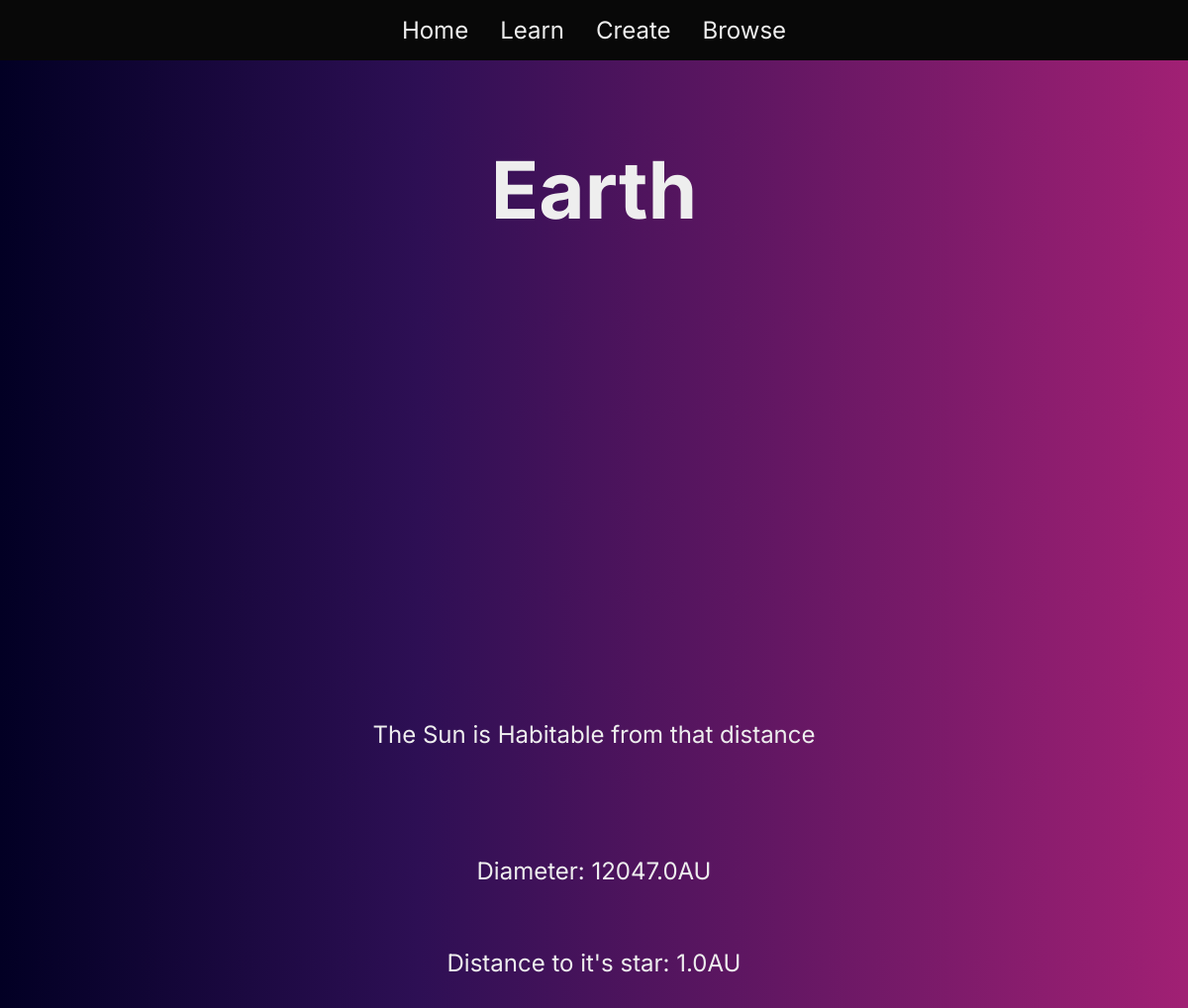
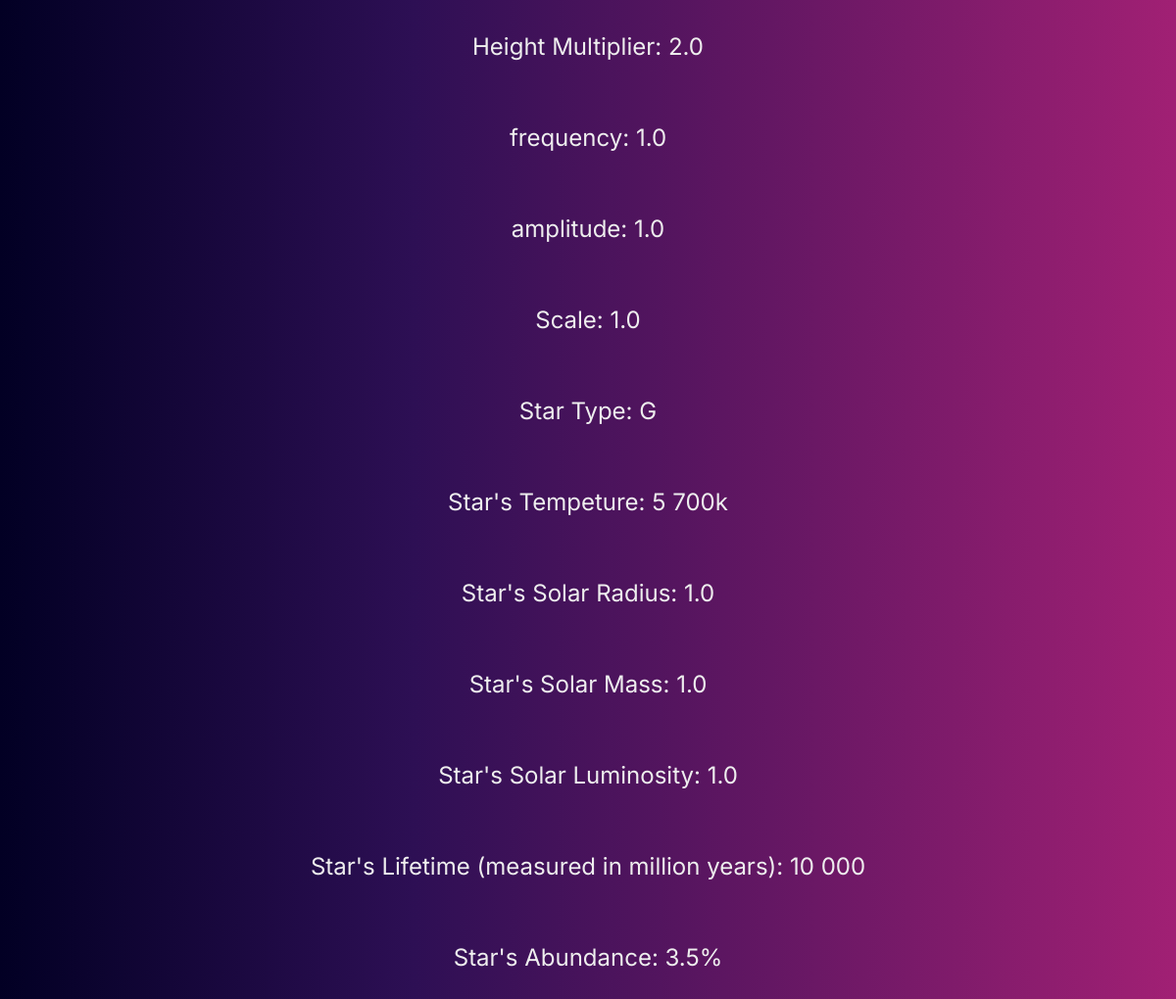
The app's page /browse/1 with its own data (2 pictures, top to bottom).
### tables this page shows
CREATE TABLE Exoplanets (
    ID       INTEGER PRIMARY KEY ASC ON CONFLICT ROLLBACK AUTOINCREMENT,
    Name     TEXT    NOT NULL ON CONFLICT ROLLBACK,
    Diameter REAL    NOT NULL ON CONFLICT ROLLBACK,
    Distance REAL    NOT NULL ON CONFLICT ROLLBACK,
    Gas      NUMERIC NOT NULL ON CONFLICT ROLLBACK,
    HeightMultiplier    REAL     NOT NULL ON CONFLICT ROLLBACK,
    Erosion  INTEGER    NOT NULL ON CONFLICT ROLLBACK,
    Frequency REAL NOT NULL ON CONFLICT ROLLBACK,
    Amplitude REAL NOT NULL ON CONFLICT ROLLBACK,
    Scale REAL NOT NULL ON CONFLICT ROLLBACK,
    Colour   TEXT    NOT NULL ON CONFLICT ROLLBACK,
    
    StarType TEXT    NOT NULL ON CONFLICT ROLLBACK
);

### exo25_web/blueprints/browse.py (the view)
@browse.route("/<int:id>", methods=["GET"])
def page(id: int):
    cur = db.get_db().cursor()
    planet = db.Exoplanet.from_id(cur, id)
    if planet is None:
        raise Exception()
    ri = math.sqrt(luminosity[planet.star_type] / 1.1)
    ro = math.sqrt(luminosity[planet.star_type] / 0.53)
    if planet.distance < ri:
        zone = "Too Hot"
    elif planet.distance < ro:
        zone = "Habitable"
    else:
        zone = "Too Cold"
    return render_template("planet.html", planet=planet, zone=zone, temp=temp, radius=radius, mass=mass, luminosity=luminosity, lifetime=lifetime, abundance=abundance)

### exo25_web/app.py (called while the page is built)
def create_app() -> Flask:
    from .blueprints import home, browse, create, learn
    app = Flask(__name__)
    app.register_blueprint(home, url_prefix="/")
    app.register_blueprint(browse, url_prefix="/browse")
    app.register_blueprint(create, url_prefix="/create")
    app.register_blueprint(learn, url_prefix="/learn")
    @app.teardown_appcontext
    def close_connection(exception):
        db = getattr(g, "_database", None)
        if db is not None:
            db.close()
    return app

### exo25_web/database/db.py (called while the page is built)
def get_db():
    db = getattr(g, "_database", None)
    if db is None:
        db = g._database = sqlite3.connect(DATABASE)
    return db

    @classmethod
    def from_id(cls, cur, exoplanet_id):
        exoplanet_query = cur.execute(
            "SELECT * FROM Exoplanets WHERE ID = ?",
            (exoplanet_id,),
        ).fetchone()
        if exoplanet_query is None:
            return None
        return cls(*exoplanet_query)

### exo25_web/templates/planet.html (shortened to what this page needs)
{% extends 'base.html' %}
{% block content %}
<p class="title">{{planet.name}}</p>
<div id="unity-container" class="unity-desktop">
  <canvas id="unity-canvas" width="960" height="600" tabindex="-1"></canvas>
</div>
<div class="info">
    <p>The Sun is {{zone}} from that distance</p>
    <br>
    <p>Diameter: {{planet.diameter}}AU</p>
    <p>Distance to it's star: {{planet.distance}}AU</p>
    <p>Height Multiplier: {{planet.height_mult}}</p>
    <p>frequency: {{planet.frequency}}</p>
    <p>amplitude: {{planet.amplitude}}</p>
    <p>Scale: {{planet.scale}}</p>
    <p>Star Type: {{planet.star_type}}</p>
    <p>Star's Tempeture: {{temp[planet.star_type]}}</p>
    <p>Star's Solar Radius: {{radius[planet.star_type]}}</p>
    <p>Star's Solar Mass: {{mass[planet.star_type]}}</p>
    <p>Star's Solar Luminosity: {{luminosity[planet.star_type]}}</p>
    <p>Star's Lifetime (measured in million years): {{lifetime[planet.star_type]}}</p>
    <p>Star's Abundance: {{abundance[planet.star_type]}}</p>
</div>
{% endblock %}

### exo25_web/templates/base.html (shortened to what this page needs)
<!DOCTYPE html>
<html lang="en">
<head>
    <link rel="stylesheet" href="https://cdn.jsdelivr.net/gh/jgthms/minireset.css@master/minireset.min.css">
    <link rel="stylesheet" href="/static/style/style.css">
    <link rel="stylesheet" href="/static/unity/style.css">
    <link rel="stylesheet" href="/static/unity/favicon.ico">
</head>
<body x-data="{}">
    <nav id="navbar">
        <a href="/">Home</a>
        <a href="/learn">Learn</a>
        <a href="/create">Create</a>
        <a href="/browse">Browse</a>
    </nav>
    <main>
        {% block content %}
        {% endblock %}
    </main>
</body>
</html>

### exo25_web/static/style/style.css (style rules this page uses)
body { background: rgb(2, 0, 36); background: linear-gradient(90deg, rgba(2, 0, 36, 1) 0%, rgba(45, 15, 84, 1) 35%, rgba(161, 32, 116, 1) 100%); color: #eeeeee; font-family: "Inter", sans-serif; }
#navbar { background-color: #080808; display: flex; align-items: center; justify-content: center; gap: 2rem; padding: 1rem 0; margin-bottom: 2rem; font-size: 1.5rem; }
a { text-decoration: none; color: inherit; }
.title { text-align: center; margin: 50px auto; font-size: 5rem; font-weight: bold; }
::placeholder { color: #cac7ff; }
main { display: flex; flex-direction: column; align-items: center; justify-content: center; width: 100%; height: 100%; }
.info { display: flex; flex-direction: column; align-items: center; justify-content: center; gap: 1rem; margin: 50px auto; font-size: 1.5rem; }

### exo25_web/static/unity/style.css (style rules this page uses)
body { padding: 0; margin: 0 }

### records on screen
Exoplanets: name "Earth", diameter "12047.0", distance "1.0", height_mult "2.0", frequency "1.0", amplitude "1.0", scale "1.0"

### other values on screen
{{ zone }} "Habitable"
{{ planet.star_type }} "G"
{{ temp[planet.star_type] }} "5 700k"
{{ radius[planet.star_type] }} "1.0"
{{ mass[planet.star_type] }} "1.0"
{{ luminosity[planet.star_type] }} "1.0"
{{ lifetime[planet.star_type] }} "10 000"
{{ abundance[planet.star_type] }} "3.5%"
